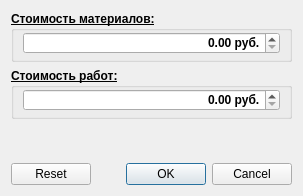
<?xml version="1.0" encoding="UTF-8"?>
<ui version="4.0">
 <class>uiSetCost</class>
 <widget class="QDialog" name="uiSetCost">
  <property name="geometry">
   <rect>
    <x>0</x>
    <y>0</y>
    <width>303</width>
    <height>196</height>
   </rect>
  </property>
  <property name="windowTitle">
   <string>Введите стоимость материалов и работ</string>
  </property>
  <property name="windowIcon">
   <iconset resource="../Res.qrc">
    <normaloff>:/icons/Icons/req_cost.ico</normaloff>:/icons/Icons/req_cost.ico</iconset>
  </property>
  <property name="modal">
   <bool>true</bool>
  </property>
  <layout class="QVBoxLayout" name="verticalLayout_3">
   <item>
    <widget class="QGroupBox" name="gb_mCost">
     <property name="font">
      <font>
       <pointsize>9</pointsize>
       <weight>75</weight>
       <bold>true</bold>
       <underline>true</underline>
      </font>
     </property>
     <property name="title">
      <string>Стоимость материалов:</string>
     </property>
     <layout class="QVBoxLayout" name="verticalLayout">
      <property name="topMargin">
       <number>1</number>
      </property>
      <property name="bottomMargin">
       <number>5</number>
      </property>
      <item>
       <widget class="QDoubleSpinBox" name="sb_mCost">
        <property name="minimumSize">
         <size>
          <width>0</width>
          <height>22</height>
         </size>
        </property>
        <property name="font">
         <font>
          <pointsize>9</pointsize>
          <weight>75</weight>
          <bold>true</bold>
          <underline>false</underline>
         </font>
        </property>
        <property name="alignment">
         <set>Qt::AlignRight|Qt::AlignTrailing|Qt::AlignVCenter</set>
        </property>
        <property name="suffix">
         <string> руб.</string>
        </property>
        <property name="maximum">
         <double>99999999.989999994635582</double>
        </property>
       </widget>
      </item>
     </layout>
    </widget>
   </item>
   <item>
    <widget class="QGroupBox" name="gb_wCost">
     <property name="font">
      <font>
       <pointsize>9</pointsize>
       <weight>75</weight>
       <bold>true</bold>
       <underline>true</underline>
      </font>
     </property>
     <property name="title">
      <string>Стоимость работ:</string>
     </property>
     <property name="checkable">
      <bool>false</bool>
     </property>
     <layout class="QVBoxLayout" name="verticalLayout_2">
      <property name="topMargin">
       <number>1</number>
      </property>
      <property name="bottomMargin">
       <number>5</number>
      </property>
      <item>
       <widget class="QDoubleSpinBox" name="sb_wCost">
        <property name="minimumSize">
         <size>
          <width>0</width>
          <height>22</height>
         </size>
        </property>
        <property name="font">
         <font>
          <pointsize>9</pointsize>
          <weight>75</weight>
          <bold>true</bold>
          <underline>false</underline>
         </font>
        </property>
        <property name="alignment">
         <set>Qt::AlignRight|Qt::AlignTrailing|Qt::AlignVCenter</set>
        </property>
        <property name="suffix">
         <string> руб.</string>
        </property>
        <property name="maximum">
         <double>99999999.989999994635582</double>
        </property>
       </widget>
      </item>
     </layout>
    </widget>
   </item>
   <item>
    <spacer name="spacer_Cost">
     <property name="orientation">
      <enum>Qt::Vertical</enum>
     </property>
     <property name="sizeHint" stdset="0">
      <size>
       <width>20</width>
       <height>40</height>
      </size>
     </property>
    </spacer>
   </item>
   <item>
    <widget class="QDialogButtonBox" name="bb_Dialog">
     <property name="orientation">
      <enum>Qt::Horizontal</enum>
     </property>
     <property name="standardButtons">
      <set>QDialogButtonBox::Cancel|QDialogButtonBox::Ok|QDialogButtonBox::Reset</set>
     </property>
    </widget>
   </item>
  </layout>
 </widget>
 <resources>
  <include location="../Res.qrc"/>
 </resources>
 <connections>
  <connection>
   <sender>bb_Dialog</sender>
   <signal>accepted()</signal>
   <receiver>uiSetCost</receiver>
   <slot>accept()</slot>
   <hints>
    <hint type="sourcelabel">
     <x>248</x>
     <y>254</y>
    </hint>
    <hint type="destinationlabel">
     <x>157</x>
     <y>274</y>
    </hint>
   </hints>
  </connection>
  <connection>
   <sender>bb_Dialog</sender>
   <signal>rejected()</signal>
   <receiver>uiSetCost</receiver>
   <slot>reject()</slot>
   <hints>
    <hint type="sourcelabel">
     <x>316</x>
     <y>260</y>
    </hint>
    <hint type="destinationlabel">
     <x>286</x>
     <y>274</y>
    </hint>
   </hints>
  </connection>
 </connections>
</ui>
